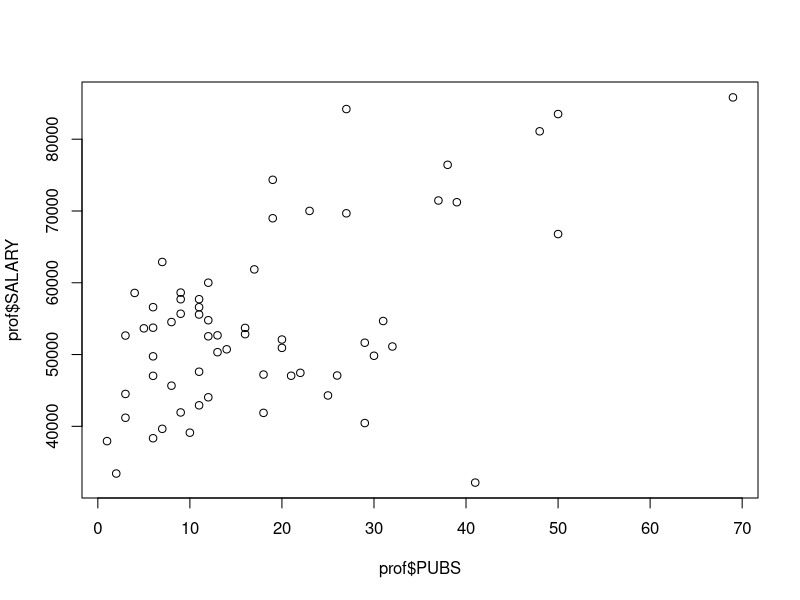

Reproduce this figure in R. (Note: this script raises an error after producing the figure.)
# R practice #

################################################
# Install package and call
################################################
# 1. Package installation - required once with, e.g., install.packages("MASS")
# 2. Once it is installed we need to call it for the use e.g., library("MASS")
# note: some packages require installation of dependnet packages

install.packages("MASS")  # need only once for your computer

library("MASS")  # need for package loading  

#################################################
# data import
#################################################

## 1. built-in data
?airquality  # information about dataset

View(airquality) 
dim(airquality)  # the number of observations and variables
class(airquality) # format
str(airquality) # structure
?str

data()  # other R built-in data 

## 2. import excel or csv file
getwd()
work_dir <- "/Users/c2cypher/codebase/msda/sta-6443-902-data_analytics_algorithms/datasets"
setwd(work_dir)  # need to change this path

# or Session > Set Work Directory

prof=read.csv("professor.csv", header=TRUE)

View(prof) 
dim(prof)  
class(prof) 
str(prof) 

install.packages("readxl")
library("readxl")
cars <- read_xlsx("cars.xlsx")

## 3. import sas or spss file also possible - with propoer library installed

##########################################
# quick practice
# 
##########################################

# R is case-sensitive 

# extract SALARY information as a vector 
prof$SALARY
prof[ ,"SALARY"]
prof[ ,4]

# data format (numeric, integer/ factor/ character)
class(prof$SALARY); class(prof$Gender)

table(prof$Gender)  # for factor variable
plot(prof$PUBS, prof$SALARY)   # scatter plot

table(Gender)

attach(prof)  # attach R objects - no need to 
table(Gender)
plot(PUBS, SALARY)
detach(prof)   # don't forget detach()

new.var=log(prof$SALARY)  # define new variable
prof2=cbind(prof,new.var) 
View(prof2)

new=2*prof$SALARY + 5    # Add

############################################
# data split or filtering
###########################################

# split the data - Female and Male
prof.female = prof[prof$Gender=="Female", ]
prof.male = prof[prof$Gender=="Male", ]

prof.female.v2 = subset(prof, Gender=="Female")
prof.male.v2 = subset(prof, Gender=="Male")

?subset

identical(prof.female, prof.female.v2)

# filter the data - observations with SALARY <50,000
prof.sub = subset(prof, SALARY < 50000)

prof.sub1 = subset(prof, SALARY >= 50000)

# leave only two varialbes - PUBS and SALARY
prof.sub3=prof[ ,c("PUBS","SALARY")]
prof.sub4=prof[ ,c(2,4)]


######################################
# logical 
#####################################

a = c(1,2,3,4,6)
b = c(0,2,3,5,6)

sum(a==b) # number of same elements (element-wise comparison; location matters)
sum(a!=b) # number of different elements

